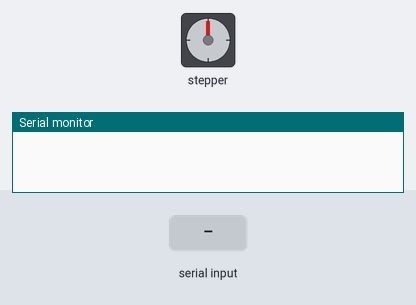
A sketch run on a simulated Arduino Uno, built with avr-gcc and run on an emulated ATmega328P. Parts: stepper motor, the last lines printed to the serial monitor. Inputs (shaded band) come from the test bench. Stepper angles assume 2038 steps per turn.

Above: at 1.2 s.
1.3 s: "1" received over Serial
At 1.47 s:
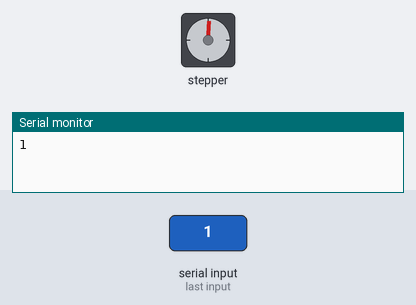
4.3 s: byte 0 (0) received over Serial
At 4.46 s:
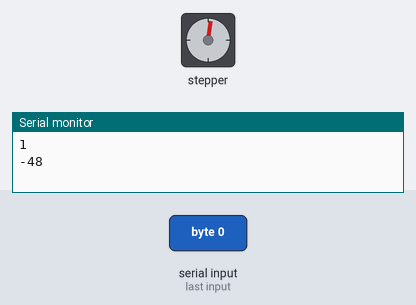
5.9 s: "0" received over Serial
At 6.9 s:
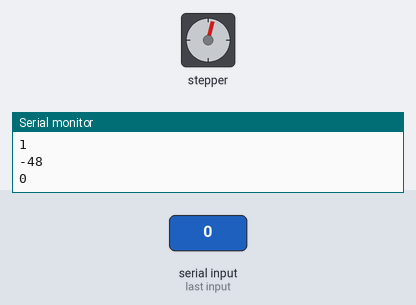
7.4 s: "2" received over Serial
At 7.9 s:
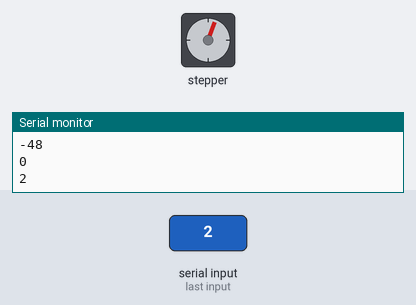
Timing chart, 0 to 9.9 s (numbered marks = the images above; inputs shaded):
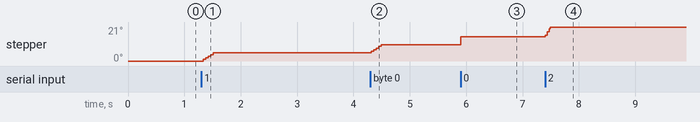

The sketch:

stepper.ino
```cpp
#include <Stepper.h>

#define STEPS 2038 // the number of steps in one revolution of your motor (28BYJ-48)
Stepper stepper(STEPS, 8, 10, 9, 11);

int input;
int sign;

void setup() {
  // put your setup code here, to run once:
  Serial.begin(9600);
}

void loop() {
  if(Serial.available()>0){
    input = (int)Serial.read();
    input -= 48;
    Serial.println(input);
    if(input == 0){
      stepper.setSpeed(0); // Stop
    } else if(input >= 1 && input <= 4){ // CCW
      stepper.setSpeed(input*4);
      sign = 1;
    } else if(input >= 5 && input <= 8){ //CW
      stepper.setSpeed((input-4)*4);
      sign -= 1;
    }
    stepper.step(sign*30);
  }
  delay(1);
  /*
  stepper.setSpeed(6); // 1 rpm
  stepper.step(2038); // do 2038 steps -- corresponds to one revolution in one minute
  delay(1000); // wait for one second
  stepper.setSpeed(6); // 6 rpm
  stepper.step(-2038); // do 2038 steps in the other direction with faster speed -- corresponds to one revolution in 10 seconds
  */
}
```
